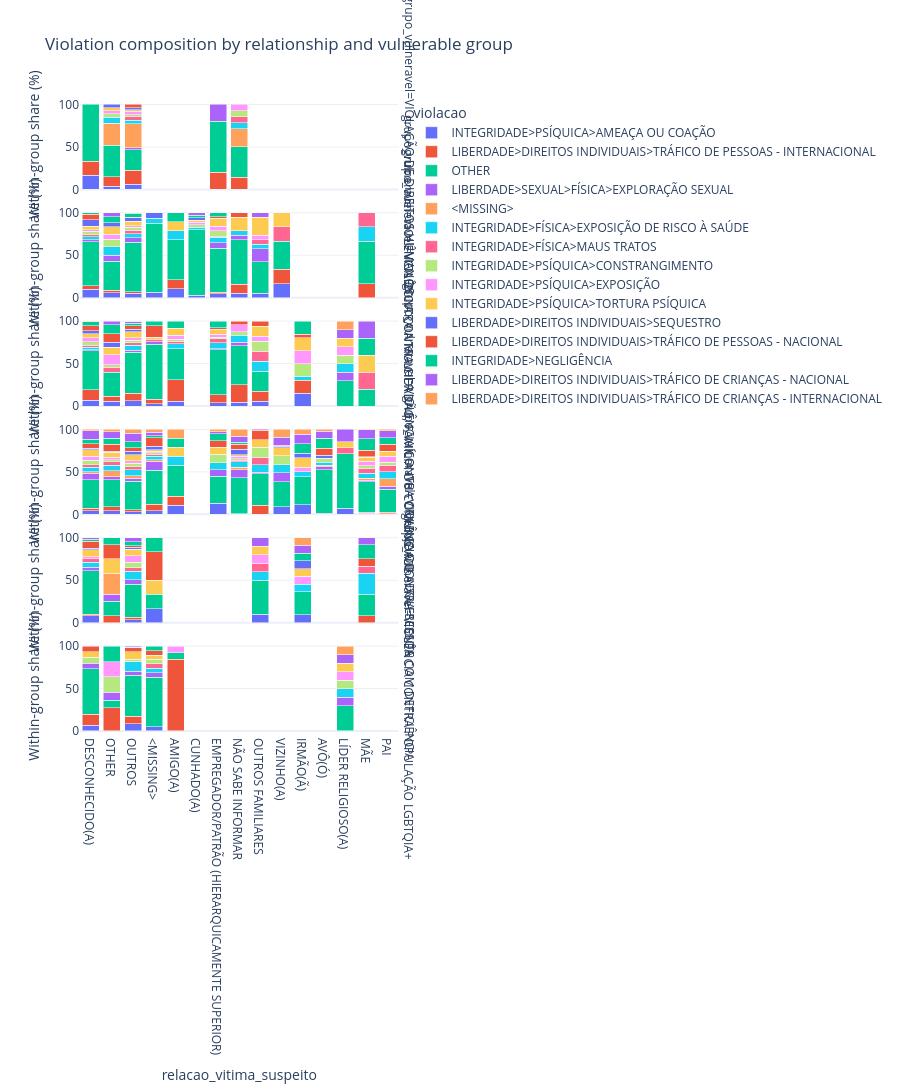

Source (notebook cell):
### Code cell
if {"violacao","relacao_vitima_suspeito","grupo_vulneravel"}.issubset(X_cat.columns):
    temp=X_cat[["violacao","relacao_vitima_suspeito","grupo_vulneravel"]].copy()
    counts=temp.groupby(["grupo_vulneravel","relacao_vitima_suspeito","violacao"]).size().rename("count").reset_index()
    counts["group_total"]=counts.groupby(["grupo_vulneravel","relacao_vitima_suspeito"])["count"].transform("sum")
    counts["share_pct"]=counts["count"]/counts["group_total"]*100
    eligible_groups=counts["group_total"]>=SUPPRESSION_THRESHOLD
    facet_relationship=counts[eligible_groups].copy()
    top_groups=X_cat["grupo_vulneravel"].value_counts().head(6).index
    facet_relationship=facet_relationship[facet_relationship["grupo_vulneravel"].isin(top_groups)]
    fig=px.bar(facet_relationship,x="relacao_vitima_suspeito",y="share_pct",color="violacao",facet_row="grupo_vulneravel",barmode="stack",title="Violation composition by relationship and vulnerable group",labels={"share_pct":"Within-group share (%)"},height=1300)
    fig.update_layout(template=PLOTLY_TEMPLATE)
    fig.show()
    if EXPORT_FIGURES_HTML: fig.write_html(FIGURE_DIR/"faceted_violation_relationship_group.html",include_plotlyjs=True)
else:
    facet_relationship=pd.DataFrame()
